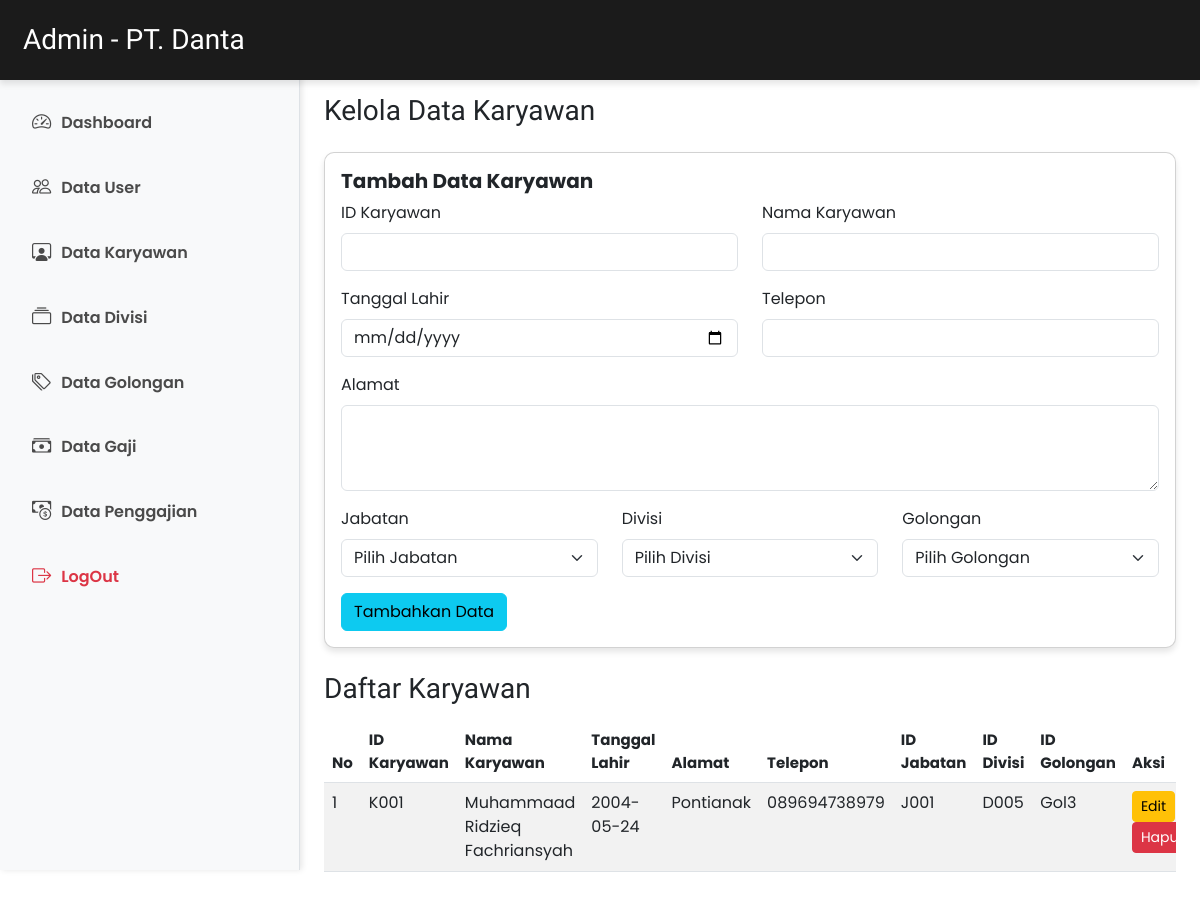
The page /datakaryawan/index.php (signed in) on the database its author committed.
### tables this page shows
CREATE TABLE `tb_karyawan` (
  `ID_Karyawan` varchar(50) NOT NULL,
  `Nama_Karyawan` varchar(100) NOT NULL,
  `Tanggal_Lahir` date NOT NULL,
  `Alamat` text DEFAULT NULL,
  `Telepon` varchar(15) DEFAULT NULL,
  `ID_Jabatan` varchar(50) NOT NULL,
  `ID_Divisi` varchar(50) NOT NULL,
  `ID_Golongan` varchar(50) NOT NULL
);

### datakaryawan/index.php (the view, shortened to what this page needs)
<?php
include '../service/database.php';
$data_karyawan = mysqli_query($db, "SELECT * FROM tb_karyawan") or die(mysqli_error($db));
?>
<!DOCTYPE html>
<html lang="en">
<head>
    <link href="https://cdn.jsdelivr.net/npm/bootstrap@5.3.0/dist/css/bootstrap.min.css" rel="stylesheet">
    <link href="https://cdn.jsdelivr.net/npm/bootstrap-icons/font/bootstrap-icons.css" rel="stylesheet">
    <link href="css/style.css" rel="stylesheet">
</head>
<body>
    <?php include 'includes/header.php'; ?>
    <div class="d-flex" style="padding-top: 70px;">
        <?php include 'includes/sidebar.php'; ?>
        <main class="p-4" style="margin-left: 25%; width: 75%;">
            <h3 class="mb-4" style="font-family: Zen Dots, serif;">Kelola Data Karyawan</h3>
            <div class="card mb-4">
                <div class="card-body">
                    <h5 class="card-title" style="font-weight:bold;">Tambah Data Karyawan</h5>
                    <form method="POST" action="">
                        <div class="row">
                            <div class="mb-3 col-md-6">
                                <label for="id_karyawan" class="form-label">ID Karyawan</label>
                                <input type="text" class="form-control" id="id_karyawan" name="id_karyawan" required>
                            </div>
                            <div class="mb-3 col-md-6">
                                <label for="nama_karyawan" class="form-label">Nama Karyawan</label>
                                <input type="text" class="form-control" id="nama_karyawan" name="nama_karyawan" required>
                            </div>
                        </div>
                        <div class="row">
                            <div class="mb-3 col-md-6">
                                <label for="tanggal_lahir" class="form-label">Tanggal Lahir</label>
                                <input type="date" class="form-control" id="tanggal_lahir" name="tanggal_lahir" required>
                            </div>
                            <div class="mb-3 col-md-6">
                                <label for="telepon" class="form-label">Telepon</label>
                                <input type="text" class="form-control" id="telepon" name="telepon" required>
                            </div>
                        </div>
                        <div class="mb-3">
                            <label for="alamat" class="form-label">Alamat</label>
                            <textarea class="form-control" id="alamat" name="alamat" rows="3" required></textarea>
                        </div>
                        <div class="row">
                            <div class="mb-3 col-md-4">
                                <label for="id_jabatan" class="form-label">Jabatan</label>
                                <select class="form-select" id="id_jabatan" name="id_jabatan" required>
                                    <option value="" disabled selected>Pilih Jabatan</option>
                                </select>
                            </div>
                            <div class="mb-3 col-md-4">
                                <label for="id_divisi" class="form-label">Divisi</label>
                                <select class="form-select" id="id_divisi" name="id_divisi" required>
                                    <option value="" disabled selected>Pilih Divisi</option>
                                </select>
                            </div>
                            <div class="mb-3 col-md-4">
                                <label for="id_golongan" class="form-label">Golongan</label>
                                <select class="form-select" id="id_golongan" name="id_golongan" required>
                                    <option value="" disabled selected>Pilih Golongan</option>
                                </select>
                            </div>
                        </div>
                        <button type="submit" class="btn btn-info">Tambahkan Data</button>
                    </form>
                </div>
            </div>
            <h3 class="mb-3">Daftar Karyawan</h3>
            <div class="table-responsive">
                <table class="table border-bordered table-striped table-hover">
                    <thead>
                        <tr style="font-size: 15px;">
                            <th scope="col">No</th>
                            <th scope="col">ID Karyawan</th>
                            <th scope="col">Nama Karyawan</th>
                            <th scope="col">Tanggal Lahir</th>
                            <th scope="col">Alamat</th>
                            <th scope="col">Telepon</th>
                            <th scope="col">ID Jabatan</th>
                            <th scope="col">ID Divisi</th>
                            <th scope="col">ID Golongan</th>
                            <th scope="col">Aksi</th>
                        </tr>
                    </thead>
                    <tbody>
                        <?php
                        $no = 1;
                        while ($row = mysqli_fetch_assoc($data_karyawan)) {
                            echo "<tr>";
                            echo "<td>" . $no++ . "</td>";
                            echo "<td>" . $row['ID_Karyawan'] . "</td>";
                            echo "<td>" . $row['Nama_Karyawan'] . "</td>";
                            echo "<td>" . $row['Tanggal_Lahir'] . "</td>";
                            echo "<td>" . $row['Alamat'] . "</td>";
                            echo "<td>" . $row['Telepon'] . "</td>";
                            echo "<td>" . $row['ID_Jabatan'] . "</td>";
                            echo "<td>" . $row['ID_Divisi'] . "</td>";
                            echo "<td>" . $row['ID_Golongan'] . "</td>";
                            echo "<td>
                                    <a href='includes/edit_karyawan.php?id=" . $row['ID_Karyawan'] . "' class='btn btn-warning btn-sm'>Edit</a>
                                    <a href='#' class='btn btn-danger btn-sm' onclick='confirmDelete(\"" . $row['ID_Karyawan'] . "\")'>Hapus</a>
                                </td>";
                            echo "</tr>";
                        }
                        ?>
                    </tbody>
                </table>
            </div>
        </main>
    </div>
</body>
</html>

### datakaryawan/css/style.css (style rules this page uses)
body { font-family: Arial, sans-serif; }
.card { border-radius: 10px; box-shadow: 0 4px 6px rgba(0, 0, 0, 0.1); transition: transform 0.3s ease; }

### datakaryawan/index.php (style rules this page uses)
body { font-family: 'Poppins', sans-serif; }
.card { border-radius: 10px; box-shadow: 0 4px 6px rgba(0, 0, 0, 0.1); }
h3 { font-family: "Zen Dots", serif; }

### datakaryawan/includes/header.php (style rules this page uses)
h3 { font-family: "Zen Dots", serif; font-size: 28px; font-weight: 400; font-style: normal; }

### rows shown on the page
tb_karyawan: ID_Karyawan "K001", Nama_Karyawan "Muhammaad Ridzieq Fachriansyah", Tanggal_Lahir "2004-05-24", Alamat "Pontianak", Telepon "089694738979", ID_Jabatan "J001", ID_Divisi "D005", ID_Golongan "Gol3"
